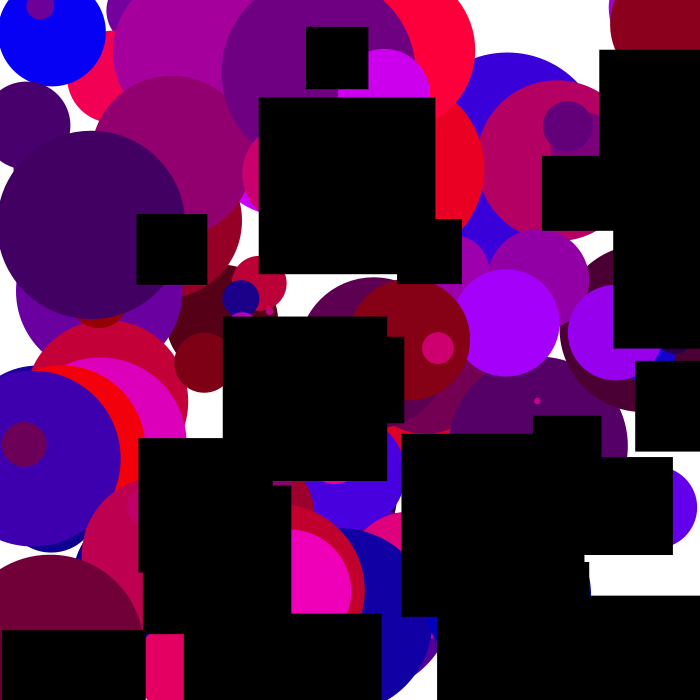
Frame 1 (no input)
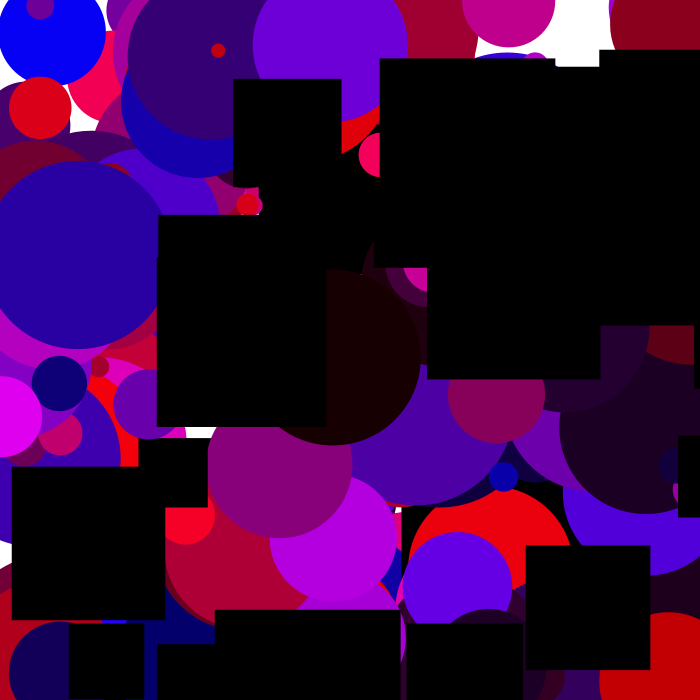
Frame 2 (the mouse pressed at the canvas centre, redrawn once)

The Processing sketch that drew these frames (run headless with seeded random() and noise(); the mouse was pressed at the canvas centre and the sketch redrawn once):

// Processing sketch: processing_58710
// ── processing_58710.pde

void setup () { // definiçao set up
  
  size (700, 700); // tamanho da janela
  background (255); // fundo da janela
  smooth (); // suavizar elementos
  noLoop (); // manter imagem estatica
  
}
float posX, posY; // variavel posiçao X e Y
float diametro; // variavel diametro
float lado; // variavel lado
float r, g, b; // variavel cor


void draw () { // definiçao elementos composiçao
  
  for ( int i = 0; i < 100; i = i + 1) // a repetiçao varia entre os valores de 1 e 100
  {
    
  posX = random (width); // posiçao X aleatoria
  posY = random (height); // posiçao Y aleatoria
  diametro = random (5, 200); // diametro aleatorio entre 5 e 200
  r = random (255); // variavel cor na escala de vermelho
  g = random (0); // variavel cor na escala de verde
  b = random (255); // variavel cor na escala de azul
  
  noStroke (); // nao existe contorno
  fill (r, g, b); // preenchimento
  ellipse (posX, posY, diametro, diametro); // posiçao circulos
  
  }
  
  for ( int i = 0; i < 20; i = i + 1) // a repetiçao varia entre os valores de 1 e 20
  {
    
  posX = random (width); // posiçao X aleatoria
  posY = random (height); // posiçao Y aleatoria
  lado = random (50, 200); // variavel lado entre 50 e 200
  
  fill (0); // preenchimento
  rect (posX, posY, lado, lado); // posiçao quadrados
  
  }
  
}
